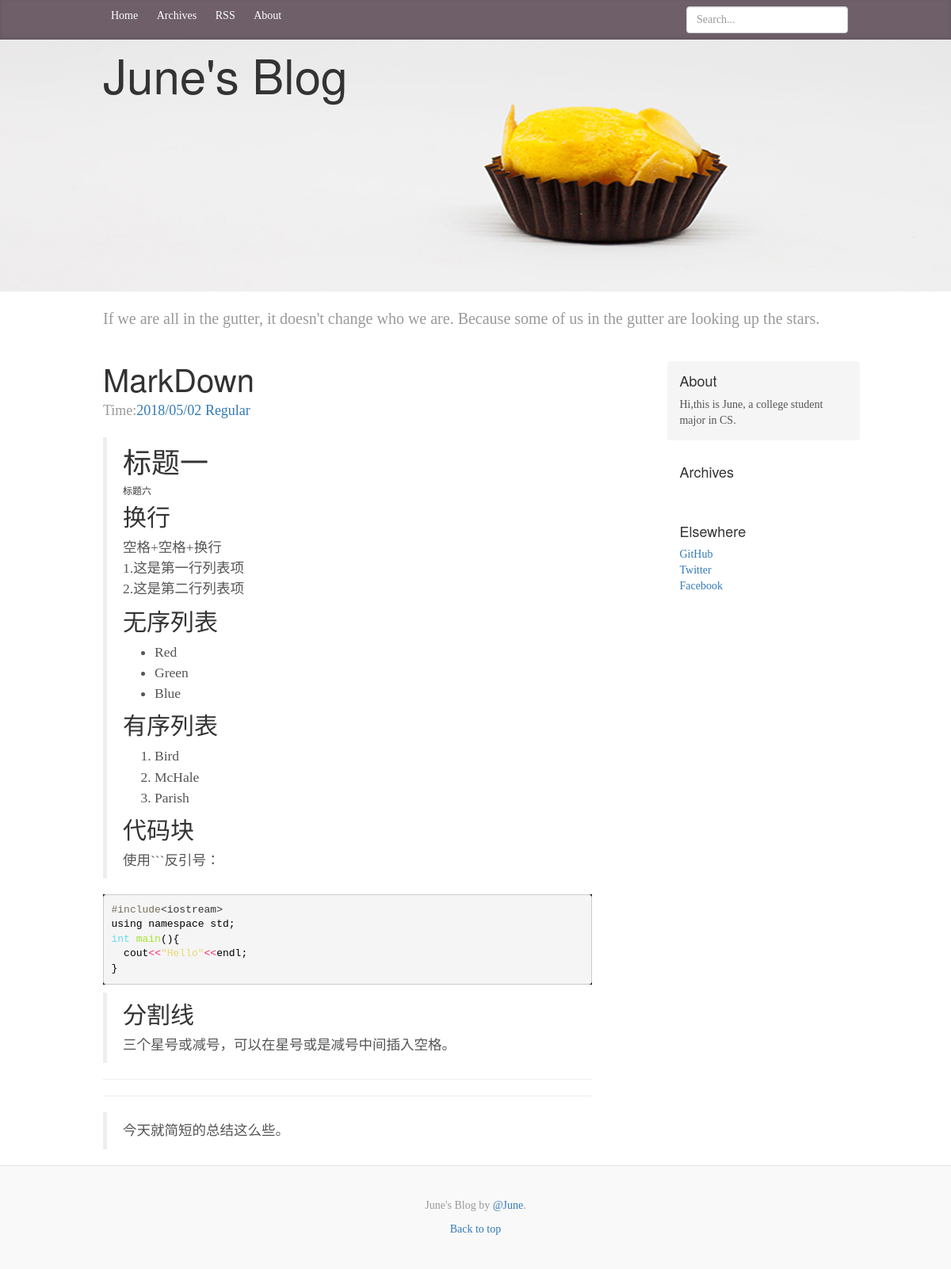
/blog/5/, run on the app's committed database.
### blog/models.py (models this page shows, shortened)
class Article(models.Model):
    title=models.CharField(max_length=50,blank=True) #title
    category=models.CharField(max_length=50,blank=True) #label
    date_time=models.DateTimeField(auto_now_add=True) #time
    content=models.TextField(blank=True,null=True) #content
    class Meta:
        ordering=['-date_time']

### blog/views.py (the view)
# urls.py: path('<int:id>/',views.detail,name='detail'),
def detail(request,id):
    try:
        post=Article.objects.get(id=str(id))
    except Article.DoesNotExist:
        raise Http404
    return render(request,'post.html',{'post':post})

### blog/templatetags/custom_markdown.py (called while the page is built)
@register.filter(is_safe=True)
@stringfilter
def custom_markdown(value):
    return mark_safe(markdown.markdown(value,
        extensions=['markdown.extensions.fenced_code','markdown.extensions.codehilite'],
                        safe_mode=True,
                        enable_attributes=False))

### blog/templates/post.html
{% extends "base.html" %}
{% load custom_markdown %}
{% block content %}
<div class="posts">
			<h2 class="blog-post-title">{{ post.title }}</h2>
			<p class="blog-post-meta">
				Time:<a href="#">{{ post.date_time|date:"Y/m/d"}}</a>
				<a href="#">{{ post.category }}</a>
			</p>
		<div >
			<p>
				{{ post.content|custom_markdown }}
			</p>
		</div>
</div>
{% endblock %}

### blog/static/css/monokai.css (style rules this page uses)
.codehilite { background-color: black; }
.codehilite .n { color: #000000; }
.codehilite .o { color: #f92672; }
.codehilite .p { color: #000000; }
.codehilite .cp { color: #75715e; }
.codehilite .kr { color: #66d9ef; }
.codehilite .s { color: #e6db74; }
.codehilite .nf { color: #a6e22e; }
.codehilite .nn { color: #000000; }
.codehilite .w { color: #000000; }

### blog/static/css/blog.css (style rules this page uses)
body { font-family: Georgia, "Times New Roman", Times, serif; color: #555; }
h1, .h1, h2, .h2, h3, .h3, h4, .h4, h5, .h5, h6, .h6 { margin-top: 0; font-family: "Helvetica Neue", Helvetica, Arial, sans-serif; font-weight: normal; color: #333; }
.blog-post-title { margin-bottom: 5px; font-size: 40px; }
.blog-post-meta { margin-bottom: 20px; color: #999; }

### data on the page
Article: title "MarkDown", date_time "2018/05/02", category "Regular", content|custom_markdown "标题一 标题六 换行 空格+空格+换行 1.这是第一行列表项 2.这是第二行列表项 无序列表 Red Green Blue 有序列表 Bird McHale Parish 代码块 使用```反引号： #include <iostream> using namespace std ; int main (){ cout << \"Hello\" << endl ; } 分割线 三个星号或减号，可以在星号或是减号中间插入空格。 今天就简短的总结这么些。"
